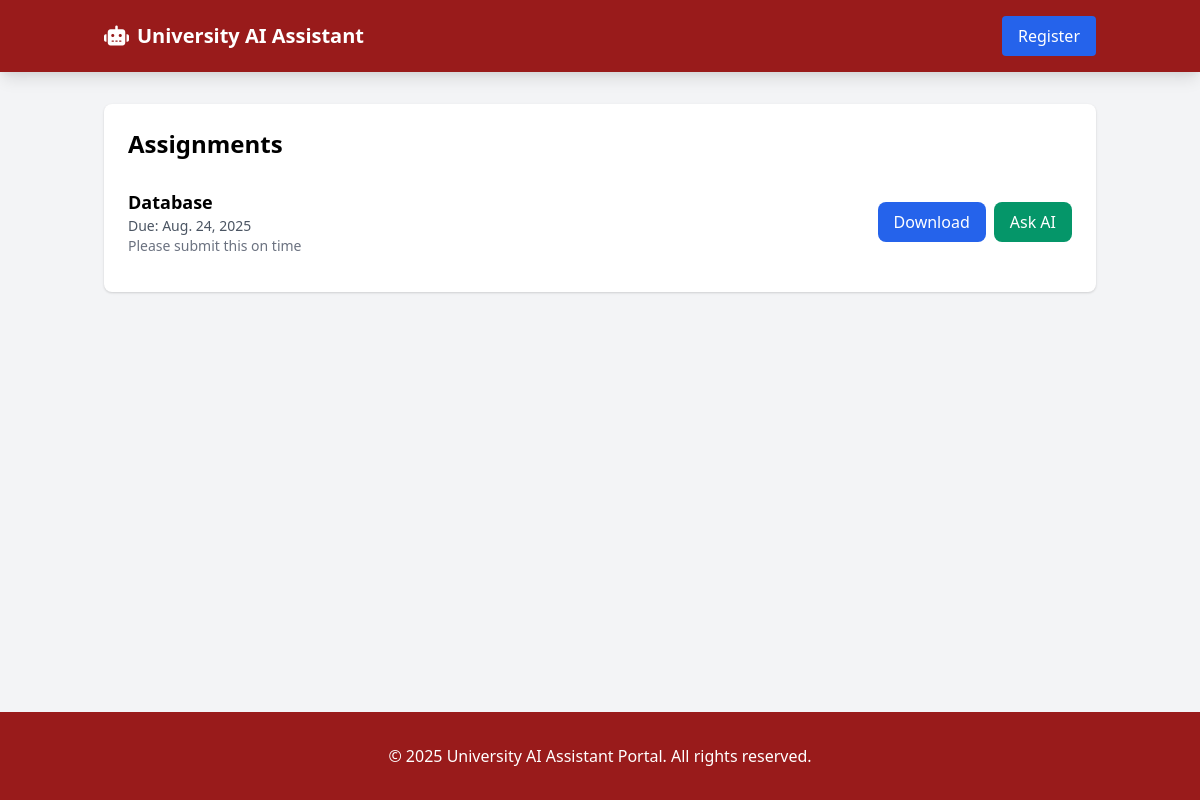
/assignments/, run on the app's committed database.
### core/models.py (models this page shows, shortened)
class Assignment(models.Model):
    title = models.CharField(max_length=255)
    description = models.TextField(blank=True, null=True)
    file = models.FileField(upload_to='assignments/')
    due_date = models.DateField()
    uploaded_at = models.DateTimeField(auto_now_add=True)
    lecturer = models.ForeignKey(
        settings.AUTH_USER_MODEL,
        on_delete=models.CASCADE,
        limit_choices_to={'role': 'lecturer'}
    )

### core/views.py (the view)
# urls.py: path('assignments/', views.assignment_list, name='assignment_list'),
def assignment_list(request):
    assignments = Assignment.objects.all().order_by('-uploaded_at')
    return render(request, 'dashboard/assignments.html', {'assignments': assignments})

### core/templates/dashboard/assignments.html
{% extends 'dashboard/student_dashboard.html' %}
{% block content %}
<div class="bg-white rounded-lg shadow p-6">
    <h2 class="text-2xl font-bold mb-4">Assignments</h2>
    {% if assignments %}
        <ul class="divide-y">
            {% for assignment in assignments %}
                <li class="py-3 flex justify-between items-center">
                    <div>
                        <h3 class="text-lg font-semibold">{{ assignment.title }}</h3>
                        <p class="text-gray-600 text-sm">Due: {{ assignment.due_date }}</p>
                        <p class="text-gray-500 text-sm">{{ assignment.description }}</p>
                    </div>
                    <div class="flex gap-2">
                        <a href="{% url 'download_assignment' assignment.pk %}"
                           class="bg-blue-600 text-white px-4 py-2 rounded-lg hover:bg-blue-700 transition">
                            Download
                        </a>
                        <a href="{% url 'assignment_chat' %}"
                           class="bg-green-600 text-white px-4 py-2 rounded-lg hover:bg-green-700 transition">
                            Ask AI
                        </a>
                    </div>
                </li>
            {% endfor %}
        </ul>
    {% else %}
        <p class="text-gray-600">No assignments available.</p>
    {% endif %}
</div>
{% endblock %}

### data on the page
Assignment: title "Database", due_date "Aug. 24, 2025", description "Please submit this on time"
